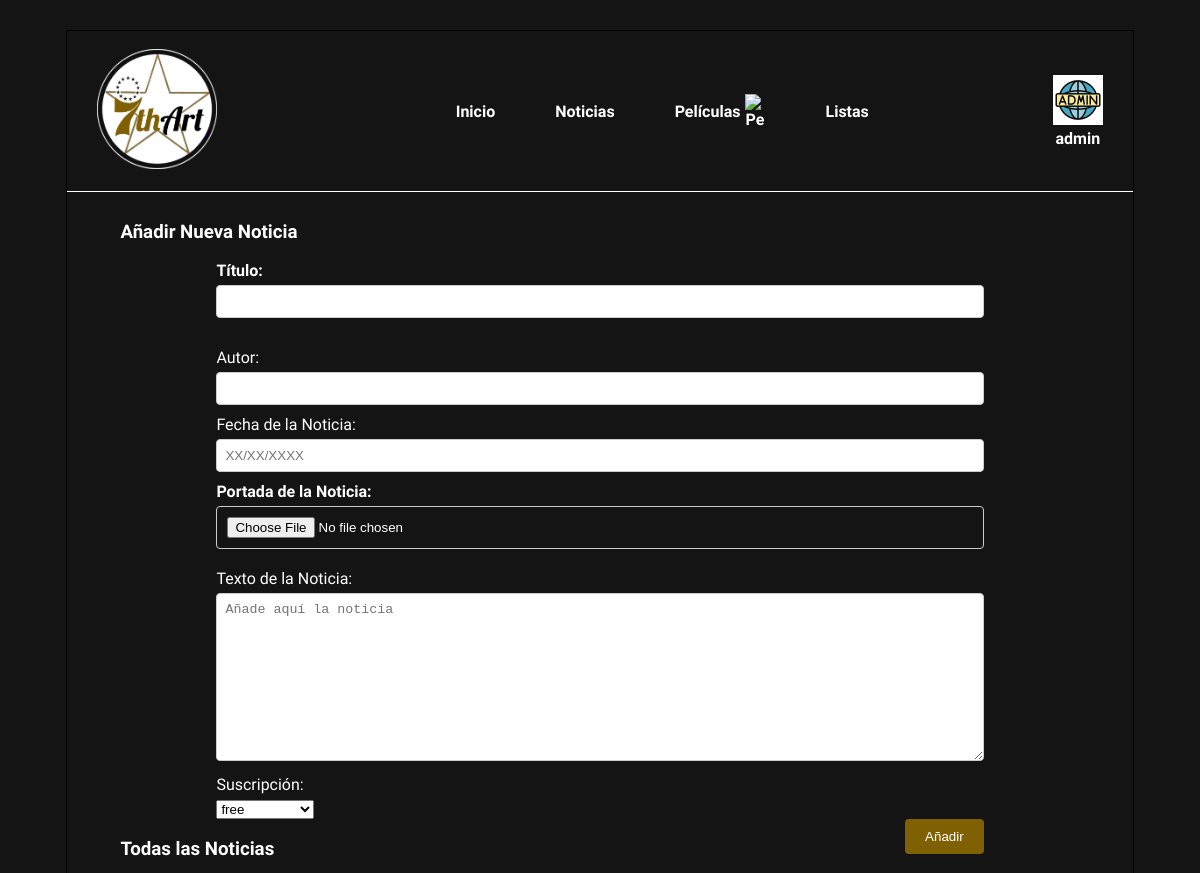
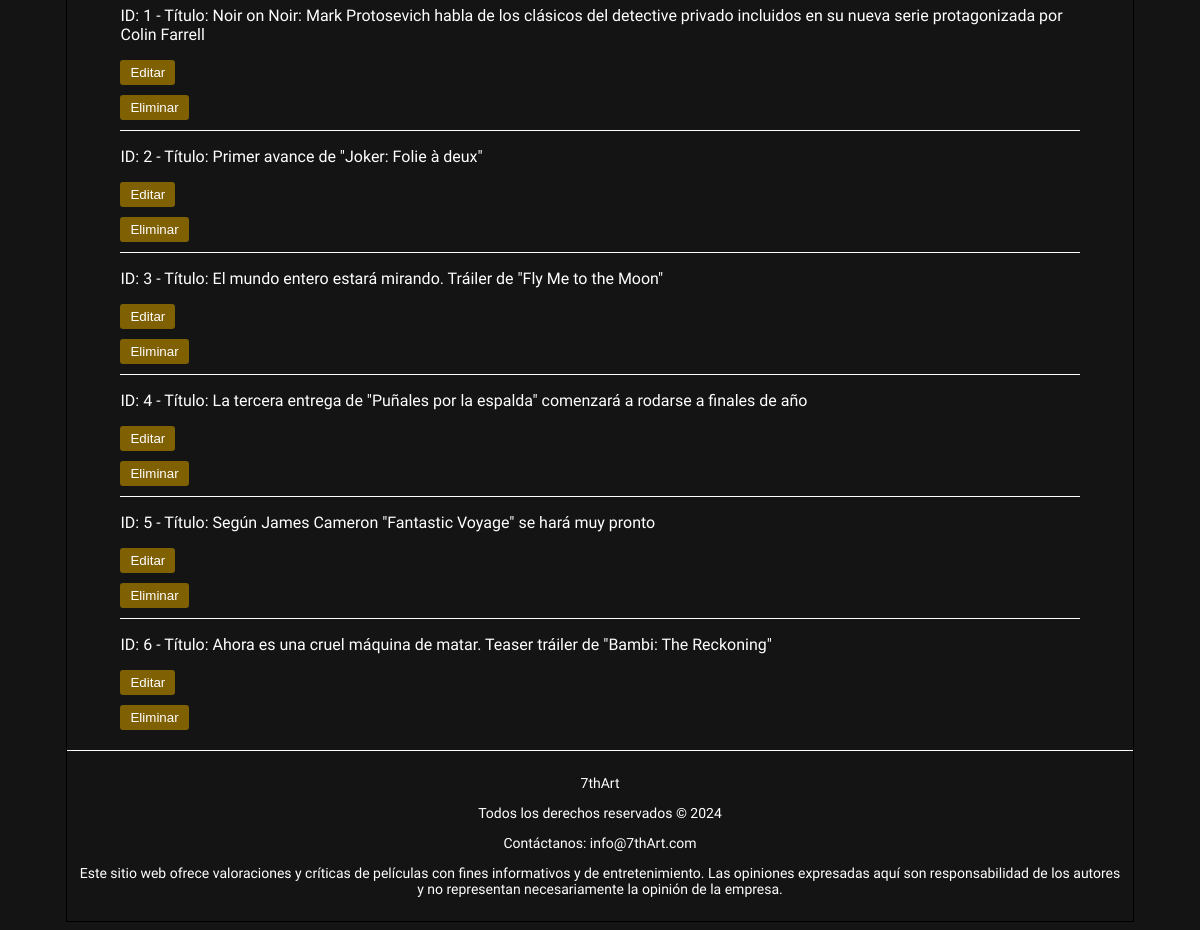
The app's page /admin_noticias.php (signed in) with its own data (2 pictures, top to bottom).
### tables this page shows
CREATE TABLE IF NOT EXISTS `noticias` (
  `titulo` varchar(1000) NOT NULL,
  `post_id` int(2) AUTO_INCREMENT PRIMARY KEY,
  `portada` varchar(100) DEFAULT NULL,
  `texto` text NOT NULL,
  `autor` varchar(40) NOT NULL,
  `fecha` varchar(20) NOT NULL,
  `rol` int(1) DEFAULT 0 
);

### includes/config.php (called while the page is built, shortened)
<?php
spl_autoload_register(function ($class) {
    $prefix = 'es\\ucm\\fdi\\aw\\';
    $base_dir = implode(DIRECTORY_SEPARATOR, [__DIR__, 'src', '']);
    $len = strlen($prefix);
    $relative_class = substr($class, $len);
    $file = $base_dir . str_replace('\\', '/', $relative_class) . '.php';
});

### includes/src/Aplicacion.php (called while the page is built, shortened)
<?php
class Aplicacion
{
    private static $instancia;
    public static function getInstance()
    {
        if (!self::$instancia instanceof self) {
            self::$instancia = new static();
        }
        return self::$instancia;
    }
    private $rutaRaizApp;
    private $inicializada;
    private function __construct()
    {
        $this->inicializada = false;
    }
    public function init($bdDatosConexion, $rutaApp = '/', $dirInstalacion = __DIR__)
    {
        if (!$this->inicializada) {
            $this->rutaRaizApp = $rutaApp;
            $this->inicializada = true;
        }
    }
    public function resuelve($path = '')
    {
        $rutaAppLongitudPrefijo = mb_strlen($this->rutaRaizApp);
        return $this->rutaRaizApp . $path;
    }
}

### includes/src/noticias/Noticia.php (called while the page is built, shortened)
<?php
class Noticia
{
    private $titulo;
    private $post_id;
    public function __construct($titulo, $post_id=null, $portada, $texto, $autor, $fecha, $rol)
    {
        $this->titulo = $titulo;
        $this->post_id = $post_id;
    }
    public function getTitulo() {
        return $this->titulo;
    }
    public function getID() {
        return $this->post_id;
    }
    public static function buscarTodas() {
        $conn = Aplicacion::getInstance()->getConexionBd();
        $sql = "SELECT * FROM noticias";
        $result = $conn->query($sql);
        $noticias = [];
        if ($result) {
            while ($fila = $result->fetch_assoc()) {
                $noticias[] = new Noticia($fila['titulo'], $fila['post_id'], $fila['portada'], $fila['texto'], $fila['autor'], $fila['fecha'], $fila['rol']);
            }
        } else {
            error_log("Error BD ({$conn->errno}): {$conn->error}");
        }
        return $noticias;
    }
}

### admin_noticias.php (the view, shortened to what this page needs)
<?php
require_once __DIR__.'/includes/config.php';
$ADDForm = new FormularioAgregaNoticia();
$ADDForm = $ADDForm->gestiona();
$contenidoPrincipal = '';
$contenidoPrincipal .= "<h3>Añadir Nueva Noticia</h3>";
$contenidoPrincipal .= "<div class= 'añadirNoticia'>
                            $ADDForm
                        </div>";
$contenidoPrincipal .= '<h3>Todas las Noticias</h3>';
$noticias = Noticia::buscarTodas(0);
if (!empty($noticias)) {
    foreach ($noticias as $noticia) {
        $editForm = "<form method='POST' action='./admin_editaNoticia.php''>
                <input type='hidden' name='noticia_id' value='{$noticia->getID()}'>
                <input type='submit' value='Editar' class='editar-button'>
            </form>";
        $deleteForm = "<form method='POST' action='includes/src/noticias/eliminar_noticia.php' onsubmit='return confirm(\"¿Estás seguro de que quieres eliminar esta noticia?\");'>
                <input type='hidden' name='noticia_id' value='{$noticia->getID()}'>
                <input type='submit' value='Eliminar' class='eliminar-button'>
              </form>";
        $contenidoPrincipal .= "<div class='noticias_admin'>
                                <p>ID: {$noticia->getID()} - Título: {$noticia->getTitulo()}</p>
                                $editForm
                                $deleteForm
                             </div>";
    }
} else {
    $contenidoPrincipal .= "<p>No hay noticias disponibles.</p>";
}
?>

### css/estilo.css (style rules this page uses)
body { background-color: #141414; color: #ffffff; font-family: 'Roboto'; }
.editar-button, .eliminar-button { background-color: rgba(127,96,3,1); color: white; padding: 5px 10px; border: none; border-radius: 3px; cursor: pointer; }
.editar-button { margin-bottom: 10px; }
.noticias_admin { border-bottom: 1px solid white; padding-bottom: 10px; }
.noticias_admin:last-child { border-bottom: none; }

### records on screen
noticias: post_id "1", titulo "Noir on Noir: Mark Protosevich habla de los clásicos del detective privado incluidos en su nueva serie protagonizada por Colin Farrell"
noticias: post_id "2", titulo "Primer avance de \"Joker: Folie à deux\""
noticias: post_id "3", titulo "El mundo entero estará mirando. Tráiler de \"Fly Me to the Moon\""
noticias: post_id "4", titulo "La tercera entrega de \"Puñales por la espalda\" comenzará a rodarse a finales de año"
noticias: post_id "5", titulo "Según James Cameron \"Fantastic Voyage\" se hará muy pronto"
noticias: post_id "6", titulo "Ahora es una cruel máquina de matar. Teaser tráiler de \"Bambi: The Reckoning\""

### other values on screen
$nombrePerfil "admin"
